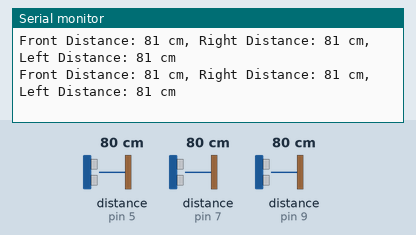
A sketch run on a simulated Arduino Uno, built with avr-gcc and run on an emulated ATmega328P. Parts: the last lines printed to the serial monitor. The inputs (shaded band) are chosen by the test bench; at power-on: distance to the obstacle (sensors on pin 5, pin 7, pin 9) 80 cm. The echo pulse lasts 58.3 µs per cm.

Above: at 1.2 s.
1.3 s: distance to the obstacle (sensor on pin 5) set to 2 cm
At 1.43 s:
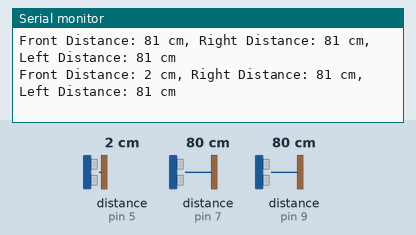
4.3 s: distance to the obstacle (sensor on pin 7) set to 2 cm
At 4.38 s:
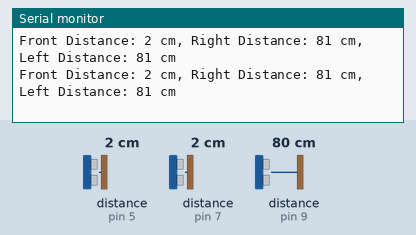
7.3 s: distance to the obstacle (sensor on pin 9) set to 2 cm
At 7.3 s:
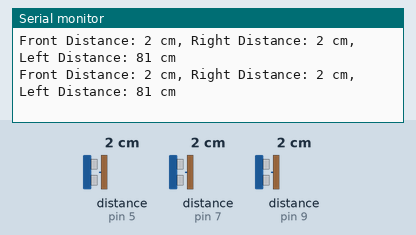
10.3 s: distance to the obstacle (sensor on pin 5) set to 9 cm
At 10.39 s:
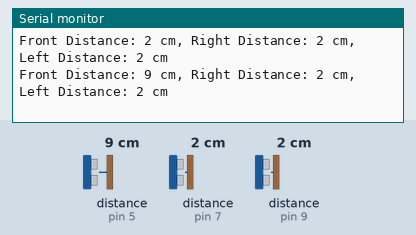
13.3 s: distance to the obstacle (sensor on pin 7) set to 4 cm
At 13.39 s:
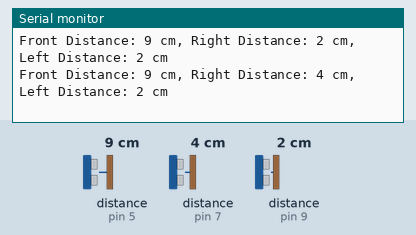
16.3 s: distance to the obstacle (sensor on pin 9) set to 4 cm
At 16.39 s:
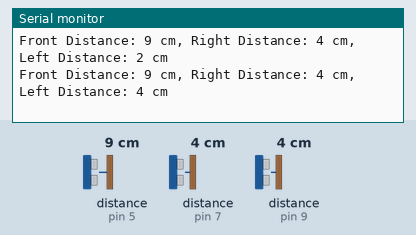
Timing chart, 0 to 19.3 s (numbered marks = the images above; inputs shaded):
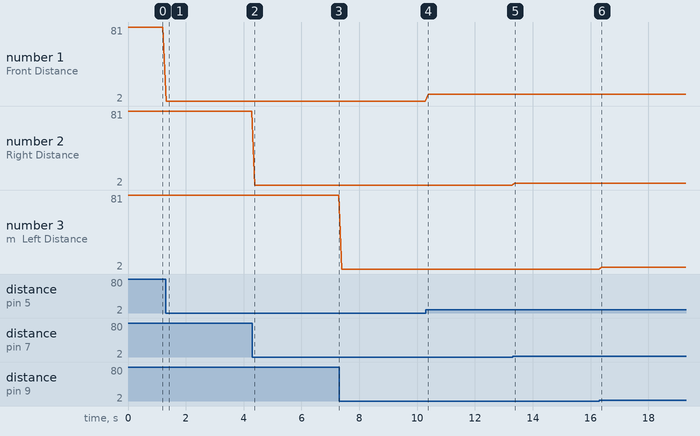

The sketch:

code.ino
```cpp
#include <NewPing.h>

#define TRIGGER_PIN_FRONT 4  // Arduino pin for the front ultrasonic sensor trigger
#define ECHO_PIN_FRONT 5     // Arduino pin for the front ultrasonic sensor echo
#define TRIGGER_PIN_RIGHT 6  // Arduino pin for the right ultrasonic sensor trigger
#define ECHO_PIN_RIGHT 7     // Arduino pin for the right ultrasonic sensor echo
#define TRIGGER_PIN_LEFT 8   // Arduino pin for the left ultrasonic sensor trigger
#define ECHO_PIN_LEFT 9      // Arduino pin for the left ultrasonic sensor echo

#define MAX_DISTANCE 200     // Maximum distance in centimeters for obstacle detection

NewPing frontSensor(TRIGGER_PIN_FRONT, ECHO_PIN_FRONT, MAX_DISTANCE);
NewPing rightSensor(TRIGGER_PIN_RIGHT, ECHO_PIN_RIGHT, MAX_DISTANCE);
NewPing leftSensor(TRIGGER_PIN_LEFT, ECHO_PIN_LEFT, MAX_DISTANCE);

void setup() {
  Serial.begin(9600);
}

void loop() {
  int frontDistance = frontSensor.ping_cm();
  int rightDistance = rightSensor.ping_cm();
  int leftDistance = leftSensor.ping_cm();

  Serial.print("Front Distance: ");
  Serial.print(frontDistance);
  Serial.print(" cm, Right Distance: ");
  Serial.print(rightDistance);
  Serial.print(" cm, Left Distance: ");
  Serial.print(leftDistance);
  Serial.println(" cm");

  if (frontDistance < 20) {
    // Obstacle detected in front, take evasive action
    // For example, you can turn the robot or stop and reverse.
  } else if (rightDistance < 20) {
    // Obstacle detected on the right, take appropriate action.
  } else if (leftDistance < 20) {
    // Obstacle detected on the left, take appropriate action.
  } else {
    // No obstacles detected, continue moving forward.
  }

  delay(100);  // Add a small delay to reduce sensor readings frequency.
}
```

Measured:
- after the input at 1.3 s, the serial monitor: prints a new line at once (image 1)
- after the input at 10.3 s, the serial monitor: prints a new line after 0.08 s (image 4)
- after the input at 13.3 s, the serial monitor: prints a new line after 0.08 s (image 5)
- after the input at 16.3 s, the serial monitor: prints a new line after 0.09 s (image 6)
- plotted number 1: 81 → 2 after the input at 1.3 s, 2 → 9 after the input at 10.3 s
- plotted number 2: 2 → 4 after the input at 13.3 s
